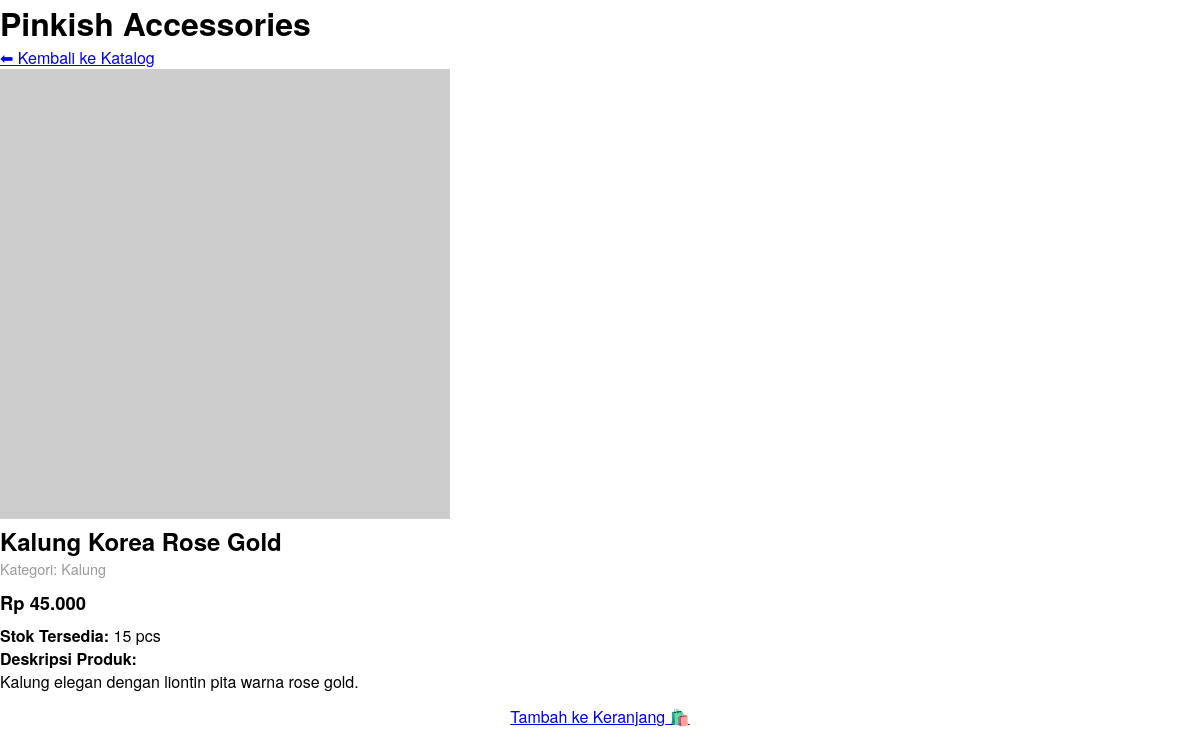
Screenshot of /web_dinamis/detail.php?id=1 with the database file from the repository.
### tables this page shows
CREATE TABLE `produk` (
  `id_produk` int(11) NOT NULL,
  `nama_produk` varchar(100) NOT NULL,
  `id_kategori` int(11) DEFAULT NULL,
  `harga` int(11) NOT NULL,
  `stok` int(11) NOT NULL,
  `gambar` varchar(255) DEFAULT NULL,
  `deskripsi` text DEFAULT NULL
);

CREATE TABLE `kategori` (
  `id_kategori` int(11) NOT NULL,
  `nama_kategori` varchar(50) NOT NULL
);

### web_dinamis/detail.php (the view, shortened to what this page needs)
<?php
include 'koneksi.php';
$id = isset($_GET['id']) ? intval($_GET['id']) : 0;
$query = "SELECT produk.*, kategori.nama_kategori
          FROM produk
          JOIN kategori ON produk.id_kategori = kategori.id_kategori
          WHERE produk.id_produk = $id";
$result = mysqli_query($koneksi, $query);
$produk = mysqli_fetch_assoc($result);
?>
<!DOCTYPE html>
<html lang="id">
<head>
    <link rel="stylesheet" href="assets/css/style.css">
</head>
<body>
    <header>
        <h1>Pinkish Accessories</h1>
    </header>
    <nav>
        <a href="index.php">⬅ Kembali ke Katalog</a>
    </nav>
    <div class="container">
        <div class="detail-wrapper">
            <img class="detail-img" src="https://via.placeholder.com/450x450/FFE4E1/D81B60?text=<?php echo urlencode($produk['nama_produk']); ?>" alt="<?php echo $produk['nama_produk']; ?>">
            <div class="detail-info">
                <h2><?php echo $produk['nama_produk']; ?></h2>
                <p style="color: #999; font-size: 0.9rem; margin-bottom: 10px;">Kategori: <?php echo $produk['nama_kategori']; ?></p>
                <p class="harga">Rp <?php echo number_format($produk['harga'], 0, ',', '.'); ?></p>
                <p><strong>Stok Tersedia:</strong> <?php echo $produk['stok']; ?> pcs</p>
                <p><strong>Deskripsi Produk:</strong><br><?php echo nl2br($produk['deskripsi']); ?></p>
                <a href="#" class="btn-detail" style="display: block; text-align: center; padding: 12px;">Tambah ke Keranjang 🛍️</a>
            </div>
        </div>
    </div>
</body>
</html>

### web_dinamis/assets/css/style.css (style rules this page uses)
* { margin: 0; padding: 0; box-sizing: border-box; font-family: 'Helvetica Neue', Helvetica, Arial, sans-serif; }
body { background-color: #FFFFFF; color: #000000; }
.harga { font-size: 1.15rem; font-weight: bold; color: #000000; margin: 8px 0; }

### rows the page displays
produk: nama_produk "Kalung Korea Rose Gold", id_kategori.nama_kategori "Kalung", harga "45.000", stok "15", deskripsi "Kalung elegan dengan liontin pita warna rose gold."
